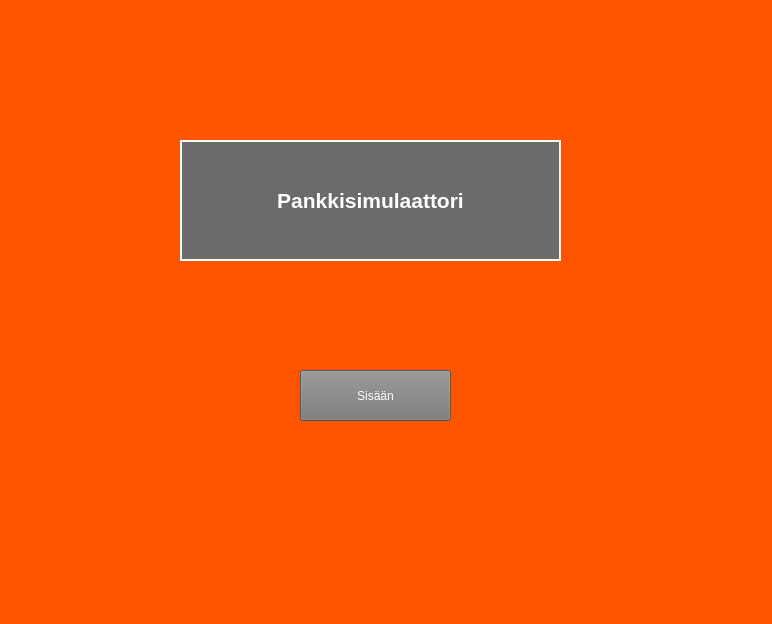
<?xml version="1.0" encoding="UTF-8"?>
<ui version="4.0">
 <class>MainWindow</class>
 <widget class="QMainWindow" name="MainWindow">
  <property name="geometry">
   <rect>
    <x>0</x>
    <y>0</y>
    <width>772</width>
    <height>624</height>
   </rect>
  </property>
  <property name="windowTitle">
   <string>MainWindow</string>
  </property>
  <property name="styleSheet">
   <string notr="true">background-color: rgb(255, 85, 0);</string>
  </property>
  <widget class="QWidget" name="centralwidget">
   <widget class="QLabel" name="labelWelcome">
    <property name="geometry">
     <rect>
      <x>180</x>
      <y>140</y>
      <width>381</width>
      <height>121</height>
     </rect>
    </property>
    <property name="palette">
     <palette>
      <active>
       <colorrole role="WindowText">
        <brush brushstyle="SolidPattern">
         <color alpha="255">
          <red>255</red>
          <green>255</green>
          <blue>255</blue>
         </color>
        </brush>
       </colorrole>
       <colorrole role="Button">
        <brush brushstyle="SolidPattern">
         <color alpha="255">
          <red>107</red>
          <green>107</green>
          <blue>107</blue>
         </color>
        </brush>
       </colorrole>
       <colorrole role="Text">
        <brush brushstyle="SolidPattern">
         <color alpha="255">
          <red>255</red>
          <green>255</green>
          <blue>255</blue>
         </color>
        </brush>
       </colorrole>
       <colorrole role="ButtonText">
        <brush brushstyle="SolidPattern">
         <color alpha="255">
          <red>255</red>
          <green>255</green>
          <blue>255</blue>
         </color>
        </brush>
       </colorrole>
       <colorrole role="Base">
        <brush brushstyle="SolidPattern">
         <color alpha="255">
          <red>107</red>
          <green>107</green>
          <blue>107</blue>
         </color>
        </brush>
       </colorrole>
       <colorrole role="Window">
        <brush brushstyle="SolidPattern">
         <color alpha="255">
          <red>107</red>
          <green>107</green>
          <blue>107</blue>
         </color>
        </brush>
       </colorrole>
       <colorrole role="PlaceholderText">
        <brush brushstyle="SolidPattern">
         <color alpha="255">
          <red>255</red>
          <green>255</green>
          <blue>255</blue>
         </color>
        </brush>
       </colorrole>
      </active>
      <inactive>
       <colorrole role="WindowText">
        <brush brushstyle="SolidPattern">
         <color alpha="255">
          <red>255</red>
          <green>255</green>
          <blue>255</blue>
         </color>
        </brush>
       </colorrole>
       <colorrole role="Button">
        <brush brushstyle="SolidPattern">
         <color alpha="255">
          <red>107</red>
          <green>107</green>
          <blue>107</blue>
         </color>
        </brush>
       </colorrole>
       <colorrole role="Text">
        <brush brushstyle="SolidPattern">
         <color alpha="255">
          <red>255</red>
          <green>255</green>
          <blue>255</blue>
         </color>
        </brush>
       </colorrole>
       <colorrole role="ButtonText">
        <brush brushstyle="SolidPattern">
         <color alpha="255">
          <red>255</red>
          <green>255</green>
          <blue>255</blue>
         </color>
        </brush>
       </colorrole>
       <colorrole role="Base">
        <brush brushstyle="SolidPattern">
         <color alpha="255">
          <red>107</red>
          <green>107</green>
          <blue>107</blue>
         </color>
        </brush>
       </colorrole>
       <colorrole role="Window">
        <brush brushstyle="SolidPattern">
         <color alpha="255">
          <red>107</red>
          <green>107</green>
          <blue>107</blue>
         </color>
        </brush>
       </colorrole>
       <colorrole role="PlaceholderText">
        <brush brushstyle="SolidPattern">
         <color alpha="255">
          <red>255</red>
          <green>255</green>
          <blue>255</blue>
         </color>
        </brush>
       </colorrole>
      </inactive>
      <disabled>
       <colorrole role="WindowText">
        <brush brushstyle="SolidPattern">
         <color alpha="255">
          <red>255</red>
          <green>255</green>
          <blue>255</blue>
         </color>
        </brush>
       </colorrole>
       <colorrole role="Button">
        <brush brushstyle="SolidPattern">
         <color alpha="255">
          <red>107</red>
          <green>107</green>
          <blue>107</blue>
         </color>
        </brush>
       </colorrole>
       <colorrole role="Text">
        <brush brushstyle="SolidPattern">
         <color alpha="255">
          <red>255</red>
          <green>255</green>
          <blue>255</blue>
         </color>
        </brush>
       </colorrole>
       <colorrole role="ButtonText">
        <brush brushstyle="SolidPattern">
         <color alpha="255">
          <red>255</red>
          <green>255</green>
          <blue>255</blue>
         </color>
        </brush>
       </colorrole>
       <colorrole role="Base">
        <brush brushstyle="SolidPattern">
         <color alpha="255">
          <red>107</red>
          <green>107</green>
          <blue>107</blue>
         </color>
        </brush>
       </colorrole>
       <colorrole role="Window">
        <brush brushstyle="SolidPattern">
         <color alpha="255">
          <red>107</red>
          <green>107</green>
          <blue>107</blue>
         </color>
        </brush>
       </colorrole>
       <colorrole role="PlaceholderText">
        <brush brushstyle="SolidPattern">
         <color alpha="255">
          <red>255</red>
          <green>255</green>
          <blue>255</blue>
         </color>
        </brush>
       </colorrole>
      </disabled>
     </palette>
    </property>
    <property name="font">
     <font>
      <family>Arial</family>
      <pointsize>16</pointsize>
      <bold>true</bold>
      <underline>false</underline>
     </font>
    </property>
    <property name="autoFillBackground">
     <bool>false</bool>
    </property>
    <property name="styleSheet">
     <string notr="true">color: rgb(255, 255, 255);
background-color: rgb(107, 107, 107);
</string>
    </property>
    <property name="frameShape">
     <enum>QFrame::WinPanel</enum>
    </property>
    <property name="lineWidth">
     <number>1</number>
    </property>
    <property name="text">
     <string>Pankkisimulaattori</string>
    </property>
    <property name="textFormat">
     <enum>Qt::AutoText</enum>
    </property>
    <property name="scaledContents">
     <bool>false</bool>
    </property>
    <property name="alignment">
     <set>Qt::AlignCenter</set>
    </property>
    <property name="wordWrap">
     <bool>false</bool>
    </property>
    <property name="openExternalLinks">
     <bool>false</bool>
    </property>
   </widget>
   <widget class="QPushButton" name="btnSisaan">
    <property name="geometry">
     <rect>
      <x>300</x>
      <y>370</y>
      <width>151</width>
      <height>51</height>
     </rect>
    </property>
    <property name="layoutDirection">
     <enum>Qt::LeftToRight</enum>
    </property>
    <property name="autoFillBackground">
     <bool>false</bool>
    </property>
    <property name="styleSheet">
     <string notr="true">color: rgb(255, 255, 255);
background-color: rgb(118, 118, 118);</string>
    </property>
    <property name="text">
     <string>Sisään</string>
    </property>
   </widget>
  </widget>
  <widget class="QStatusBar" name="statusbar"/>
  <widget class="QMenuBar" name="menubar">
   <property name="geometry">
    <rect>
     <x>0</x>
     <y>0</y>
     <width>772</width>
     <height>21</height>
    </rect>
   </property>
  </widget>
 </widget>
 <resources/>
 <connections/>
</ui>
